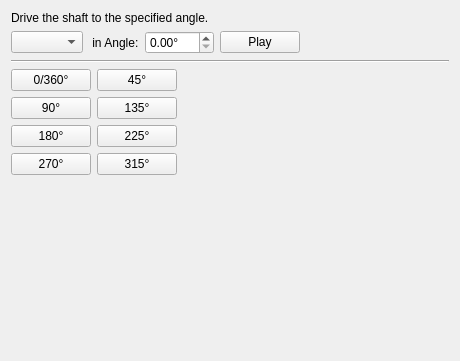
<?xml version="1.0" encoding="UTF-8"?>
<ui version="4.0">
 <class>Form</class>
 <widget class="QWidget" name="Form">
  <property name="geometry">
   <rect>
    <x>0</x>
    <y>0</y>
    <width>460</width>
    <height>361</height>
   </rect>
  </property>
  <property name="sizePolicy">
   <sizepolicy hsizetype="Expanding" vsizetype="Expanding">
    <horstretch>0</horstretch>
    <verstretch>0</verstretch>
   </sizepolicy>
  </property>
  <property name="windowTitle">
   <string>Form</string>
  </property>
  <layout class="QVBoxLayout" name="verticalLayout_3">
   <item>
    <widget class="QLabel" name="label">
     <property name="text">
      <string>&lt;html&gt;&lt;head/&gt;&lt;body&gt;&lt;p&gt;Drive the shaft to the specified angle.&lt;/p&gt;&lt;/body&gt;&lt;/html&gt;</string>
     </property>
    </widget>
   </item>
   <item>
    <layout class="QHBoxLayout" name="horizontalLayout_2">
     <item>
      <widget class="QComboBox" name="Shaft"/>
     </item>
     <item>
      <widget class="QLabel" name="label_2">
       <property name="sizePolicy">
        <sizepolicy hsizetype="Fixed" vsizetype="Preferred">
         <horstretch>0</horstretch>
         <verstretch>0</verstretch>
        </sizepolicy>
       </property>
       <property name="text">
        <string> in Angle:</string>
       </property>
      </widget>
     </item>
     <item>
      <widget class="QDoubleSpinBox" name="Degree_text">
       <property name="suffix">
        <string>°</string>
       </property>
       <property name="maximum">
        <double>360.000000000000000</double>
       </property>
       <property name="singleStep">
        <double>10.000000000000000</double>
       </property>
      </widget>
     </item>
     <item>
      <widget class="QPushButton" name="playButton">
       <property name="text">
        <string>Play</string>
       </property>
      </widget>
     </item>
     <item>
      <spacer name="horizontalSpacer_3">
       <property name="orientation">
        <enum>Qt::Horizontal</enum>
       </property>
       <property name="sizeHint" stdset="0">
        <size>
         <width>40</width>
         <height>20</height>
        </size>
       </property>
      </spacer>
     </item>
    </layout>
   </item>
   <item>
    <widget class="Line" name="line">
     <property name="orientation">
      <enum>Qt::Horizontal</enum>
     </property>
    </widget>
   </item>
   <item>
    <layout class="QHBoxLayout" name="anglePanel">
     <item>
      <layout class="QVBoxLayout" name="verticalLayout">
       <item>
        <widget class="QPushButton" name="a0">
         <property name="text">
          <string>0/360°</string>
         </property>
        </widget>
       </item>
       <item>
        <widget class="QPushButton" name="a90">
         <property name="text">
          <string>90°</string>
         </property>
        </widget>
       </item>
       <item>
        <widget class="QPushButton" name="a180">
         <property name="text">
          <string>180°</string>
         </property>
        </widget>
       </item>
       <item>
        <widget class="QPushButton" name="a270">
         <property name="text">
          <string>270°</string>
         </property>
        </widget>
       </item>
      </layout>
     </item>
     <item>
      <layout class="QVBoxLayout" name="verticalLayout_2">
       <item>
        <widget class="QPushButton" name="a45">
         <property name="text">
          <string>45°</string>
         </property>
        </widget>
       </item>
       <item>
        <widget class="QPushButton" name="a135">
         <property name="text">
          <string>135°</string>
         </property>
        </widget>
       </item>
       <item>
        <widget class="QPushButton" name="a225">
         <property name="text">
          <string>225°</string>
         </property>
        </widget>
       </item>
       <item>
        <widget class="QPushButton" name="a315">
         <property name="text">
          <string>315°</string>
         </property>
        </widget>
       </item>
      </layout>
     </item>
     <item>
      <spacer name="horizontalSpacer">
       <property name="orientation">
        <enum>Qt::Horizontal</enum>
       </property>
       <property name="sizeHint" stdset="0">
        <size>
         <width>40</width>
         <height>20</height>
        </size>
       </property>
      </spacer>
     </item>
    </layout>
   </item>
   <item>
    <spacer name="verticalSpacer">
     <property name="orientation">
      <enum>Qt::Vertical</enum>
     </property>
     <property name="sizeHint" stdset="0">
      <size>
       <width>20</width>
       <height>40</height>
      </size>
     </property>
    </spacer>
   </item>
  </layout>
  <zorder>label</zorder>
  <zorder>verticalSpacer</zorder>
  <zorder>line</zorder>
 </widget>
 <resources/>
 <connections/>
</ui>
